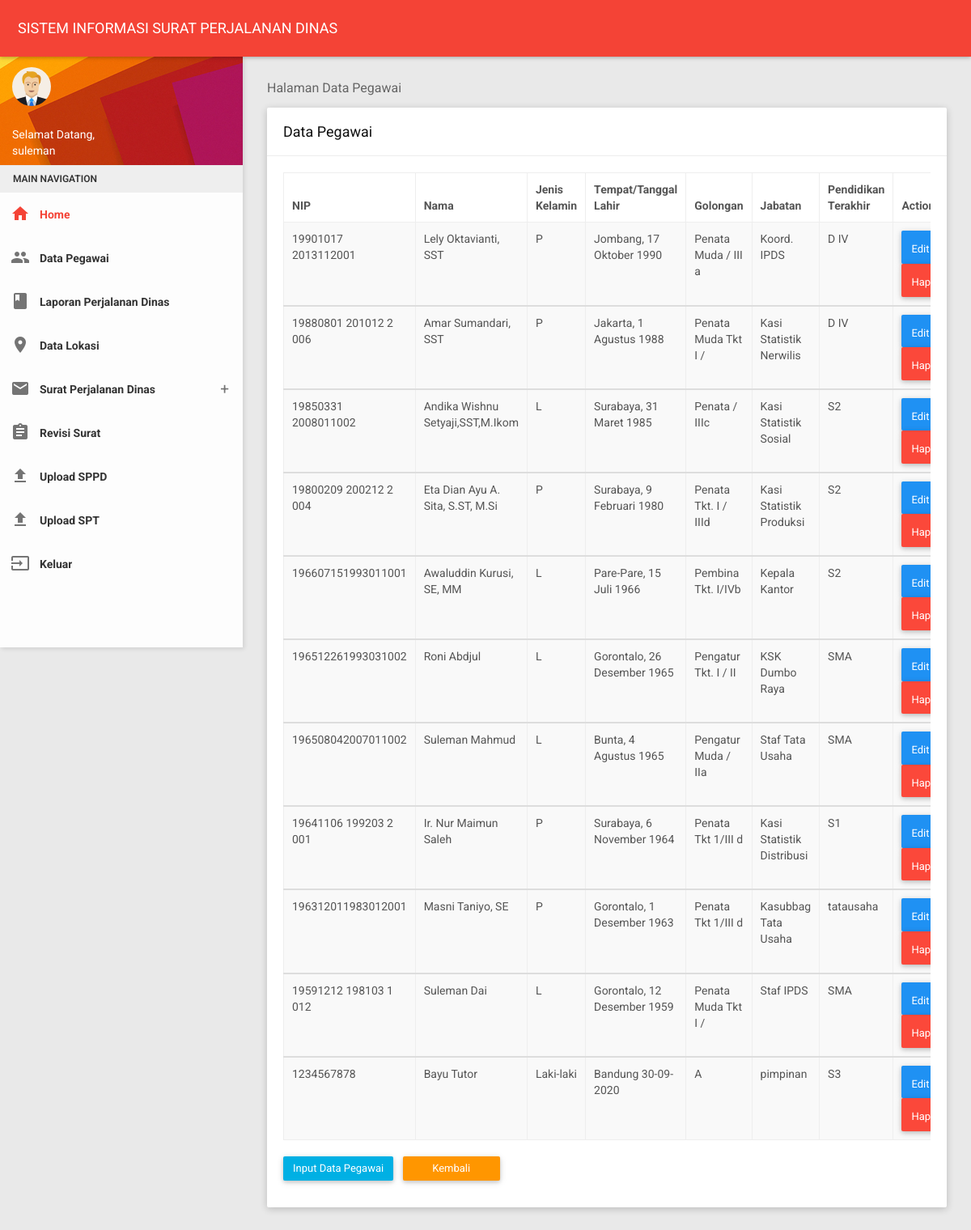
Screenshot of /tatausaha/pegawai.php (signed in) with the database file from the repository.
### tables this page shows
CREATE TABLE `pegawai` (
  `nip` varchar(100) NOT NULL,
  `nama` varchar(50) NOT NULL,
  `jk` varchar(15) NOT NULL,
  `ttl` varchar(50) NOT NULL,
  `golongan` varchar(20) NOT NULL,
  `jabatan` varchar(30) NOT NULL,
  `pd` varchar(30) NOT NULL,
  `username` varchar(30) NOT NULL,
  `password` varchar(32) NOT NULL,
  `hak_akses` varchar(10) NOT NULL
);

### tatausaha/pegawai.php (the view, shortened to what this page needs)
<?php
include '../tampilan/atastata.php';
?>
    <section class="content">
        <div class="container-fluid">
            <div class="block-header">
                <h2>Halaman Data Pegawai</h2>
            </div>
            <div class="row clearfix">
                <div class="col-lg-12 col-md-12 col-sm-12 col-xs-12">
                    <div class="card">
                        <div class="header">
                            <h2>
                                Data Pegawai
                            </h2>
                        </div>
                        <div class="body">
                            <div class="table-responsive">
                                <table class="table table-bordered table-striped table-hover dataTable js-exportable">
                                    <thead>
                                        <tr>
                                            <th>NIP</th>
                                            <th>Nama</th>
                                            <th>Jenis Kelamin</th>
                                            <th>Tempat/Tanggal Lahir</th>
                                            <th>Golongan</th>
                                            <th>Jabatan</th>
                                            <th>Pendidikan Terakhir</th>
                                            <th>Action</th>
                                        </tr>
                                    </thead>
                                     <?php
                   			 $tampil=mysqli_query($conn, "SELECT * from pegawai order by nip desc");
                   			 while($data=mysqli_fetch_array($tampil)){
                    			?>
                                     <tbody>
                                        <tr>
                                            <td><?php echo $data['nip']; ?></td>
                                            <td><?php echo $data['nama']; ?></td>
                                            <td><?php echo $data['jk']; ?></td>
                                            <td><?php echo $data['ttl']; ?></td>
                                            <td><?php echo $data['golongan']; ?></td>
                                            <td><?php echo $data['jabatan']; ?></td>
                                            <td><?php echo $data['pd']; ?></td>
                        <td><a  class="btn btn-primary waves-effect" href="editp.php?hal=edit&kd=<?php echo $data['nip'];?>"><i class="fa fa-edit"></i> Edit</a>
                        <a class="btn btn-danger waves-effect" href="hapusp.php?hal=hapus&kd=<?php echo $data['nip'];?>"><i class="fa fa-wrench"></i> Hapus</a></td>
                                        </tr>
                                            <?php
             								 }
            							  ?>
                                      </tbody>
                                </table>
                            </div>
                            <div class="button-demo">
                      <a href="inputp.php" type="button" class="btn btn-info waves-effect">Input Data Pegawai</a>
                      <a href="index.php" type="button" class="btn btn-warning waves-effect">Kembali</a>
                            </div>
                        </div>
                    </div>
                </div>
            </div>
            </div>
    </section>
  <?php
  include '../tampilan/footer.php';
?>

### rows the page displays
pegawai: nip "19901017 2013112001", nama "Lely Oktavianti, SST", jk "P", ttl "Jombang, 17 Oktober 1990", golongan "Penata Muda / III a", jabatan "Koord. IPDS", pd "D IV"
pegawai: nip "19880801 201012 2 006", nama "Amar Sumandari, SST", jk "P", ttl "Jakarta, 1 Agustus 1988", golongan "Penata Muda Tkt I /", jabatan "Kasi Statistik Nerwilis", pd "D IV"
pegawai: nip "19850331 2008011002", nama "Andika Wishnu Setyaji,SST,M.Ikom", jk "L", ttl "Surabaya, 31 Maret 1985", golongan "Penata / IIIc", jabatan "Kasi Statistik Sosial", pd "S2"
pegawai: nip "19800209 200212 2 004", nama "Eta Dian Ayu A. Sita, S.ST, M.Si", jk "P", ttl "Surabaya, 9 Februari 1980", golongan "Penata Tkt. I / IIId", jabatan "Kasi Statistik Produksi", pd "S2"
pegawai: nip "196607151993011001", nama "Awaluddin Kurusi, SE, MM", jk "L", ttl "Pare-Pare, 15 Juli 1966", golongan "Pembina Tkt. I/IVb", jabatan "Kepala Kantor", pd "S2"
pegawai: nip "196512261993031002", nama "Roni Abdjul", jk "L", ttl "Gorontalo, 26 Desember 1965", golongan "Pengatur Tkt. I / II", jabatan "KSK Dumbo Raya", pd "SMA"
pegawai: nip "196508042007011002", nama "Suleman Mahmud", jk "L", ttl "Bunta, 4 Agustus 1965", golongan "Pengatur Muda / IIa", jabatan "Staf Tata Usaha", pd "SMA"
pegawai: nip "19641106 199203 2 001", nama "Ir. Nur Maimun Saleh", jk "P", ttl "Surabaya, 6 November 1964", golongan "Penata Tkt 1/III d", jabatan "Kasi Statistik Distribusi", pd "S1"
pegawai: nip "196312011983012001", nama "Masni Taniyo, SE", jk "P", ttl "Gorontalo, 1 Desember 1963", golongan "Penata Tkt 1/III d", jabatan "Kasubbag Tata Usaha", pd "tatausaha"
pegawai: nip "19591212 198103 1 012", nama "Suleman Dai", jk "L", ttl "Gorontalo, 12 Desember 1959", golongan "Penata Muda Tkt I /", jabatan "Staf IPDS", pd "SMA"
pegawai: nip "1234567878", nama "Bayu Tutor", jk "Laki-laki", ttl "Bandung 30-09-2020", golongan "A", jabatan "pimpinan", pd "S3"

### other values shown
$_SESSION['username'] "suleman"
